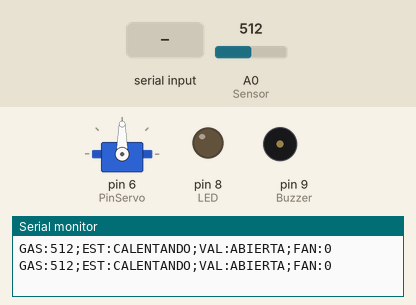
The sketch below on a simulated Arduino Uno, built with avr-gcc and run on an emulated ATmega328P. Shown: servo, output pins drawn as LEDs (lit = HIGH), buzzer (waves = sounding, pin HIGH), the last lines printed to the serial monitor. The test bench sets the inputs (shaded band); at power-on: A0 (Sensor) = 512.

Above: at 1.2 s.
1.3 s: "VAL:CERRAR\n" received over Serial
At 2.3 s:
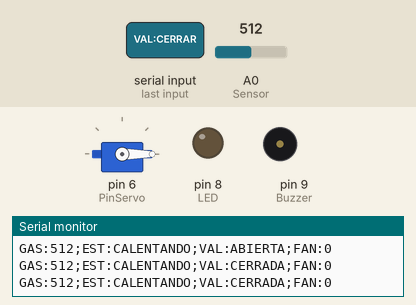
2.8 s: "VAL:ABRIR\n" received over Serial
At 3.4 s:
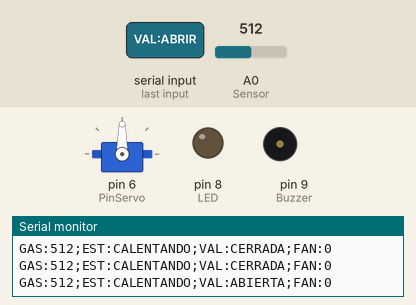
4.3 s: "VAL:CERRAR\n" received over the second serial link
At 20.15 s:
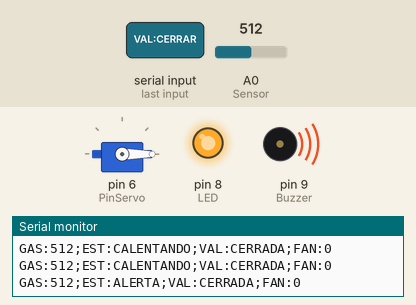
Timing chart, 0 to 21.8 s (numbered marks = the images above; inputs shaded):
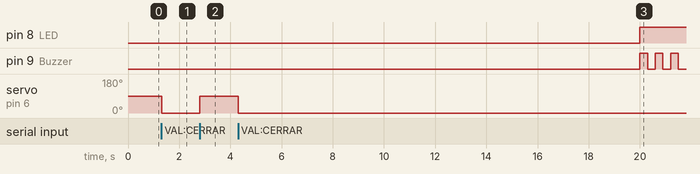

The sketch:

DetectorGas.ino
```cpp
#include <SoftwareSerial.h>
#include <Servo.h>

// ---------- Pines (armado en protoboard) ----------
#define Sensor A0       // MQ-2 (cable verde en A0)
#define Buzzer 9        // Buzzer activo (B15 -> D9)
#define LED 8           // LED en D8
#define PinServo 6      // Servo de la válvula (señal en D6)

// HC-05: D10 recibe del TXD del HC-05, D11 envía al RXD del HC-05
SoftwareSerial bluetooth(10, 11);
Servo valvula;

// ---------- Configuración ----------
const int umbralGas = 350;          // sobre esto hay ALERTA
const int histeresis = 30;          // baja de umbral-30 para volver a NORMAL (evita parpadeo)
const unsigned long calentamiento = 20000; // 20 s de calentamiento del MQ-2
const int anguloAbierta = 90;
const int anguloCerrada = 0;

// ---------- Estado ----------
bool alerta = false;
bool valvulaAbierta = true;
bool buzzerOn = false;
unsigned long tTrama = 0, tBuzzer = 0;
String comando = "";

void moverValvula(bool abrir) {
  valvulaAbierta = abrir;
  valvula.write(abrir ? anguloAbierta : anguloCerrada);
}

// Comandos de la app: "VAL:ABRIR", "VAL:CERRAR" (FAN:n se ignora, no hay ventilador)
void procesar(String cmd) {
  cmd.trim();
  if (cmd == "VAL:CERRAR") {
    moverValvula(false);
  } else if (cmd == "VAL:ABRIR") {
    if (!alerta) moverValvula(true);   // fail-safe: nunca se abre el gas con fuga
  }
}

void leerComandos(Stream &s) {
  while (s.available()) {
    char c = s.read();
    if (c == '\n') { procesar(comando); comando = ""; }
    else if (c != '\r' && comando.length() < 20) comando += c;
  }
}

void setup() {
  Serial.begin(9600);
  bluetooth.begin(9600);

  pinMode(Buzzer, OUTPUT);
  pinMode(LED, OUTPUT);
  digitalWrite(Buzzer, LOW);
  digitalWrite(LED, LOW);

  valvula.attach(PinServo);
  moverValvula(true);
}

void loop() {
  unsigned long ahora = millis();

  // Comandos desde el teléfono (Bluetooth) o desde el Monitor Serie (pruebas por USB)
  leerComandos(bluetooth);
  leerComandos(Serial);

  int nivelGas = analogRead(Sensor);
  bool calentando = ahora < calentamiento;

  // ---------- Lógica de alarma (con histéresis) ----------
  if (!calentando) {
    if (!alerta && nivelGas >= umbralGas) {
      alerta = true;
      moverValvula(false);   // fail-safe: corta el gas
    } else if (alerta && nivelGas < umbralGas - histeresis) {
      alerta = false;        // la válvula queda cerrada hasta que el usuario la abra
    }
  }

  // LED y buzzer intermitente sin delay() (para no perder comandos)
  digitalWrite(LED, alerta ? HIGH : LOW);
  if (alerta) {
    if (ahora - tBuzzer >= 300) {
      tBuzzer = ahora;
      buzzerOn = !buzzerOn;
      digitalWrite(Buzzer, buzzerOn ? HIGH : LOW);
    }
  } else {
    buzzerOn = false;
    digitalWrite(Buzzer, LOW);
  }

  // ---------- Trama para la app cada 500 ms ----------
  // GAS:412;EST:ALERTA;VAL:CERRADA;FAN:0
  if (ahora - tTrama >= 500) {
    tTrama = ahora;
    String trama = "GAS:" + String(nivelGas) +
                   ";EST:" + (calentando ? "CALENTANDO" : (alerta ? "ALERTA" : "NORMAL")) +
                   ";VAL:" + (valvulaAbierta ? "ABIERTA" : "CERRADA") +
                   ";FAN:0";
    bluetooth.println(trama);
    Serial.println(trama);
  }
}
```

Measured:
- after the input at 1.3 s, servo on pin 6 (PinServo): 90° → 0° at once
- after the input at 2.8 s, servo on pin 6 (PinServo): 0° → 90° at once
- after the input at 4.3 s, servo on pin 6 (PinServo): 90° → 0° after 0.00 s instead of 15.7 s
